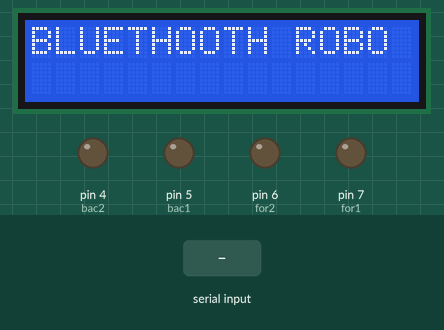
Simulated run of this sketch. Board: Arduino Uno, built with avr-gcc and run on an emulated ATmega328P. Parts: 16×2 character LCD, output pins drawn as LEDs (lit = HIGH). Inputs (shaded band) come from the test bench. What the sketch prints to the serial monitor is not drawn.

Above: at 2.2 s.
2.3 s: "1" received over Serial
At 3.5 s:
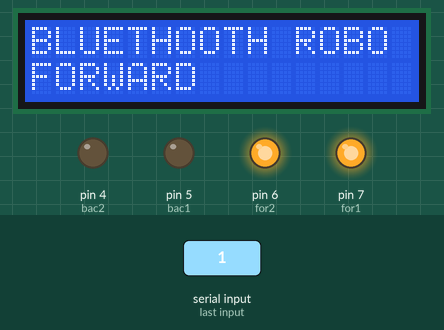
3.8 s: "2" received over Serial
At 4.8 s:
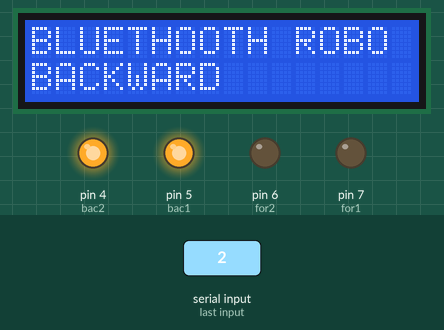
5.3 s: "3" received over Serial
At 5.9 s:
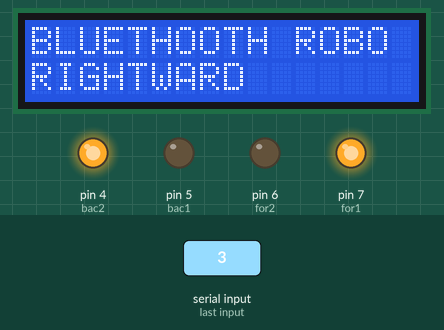
6.8 s: "4" received over Serial
At 7.1 s:
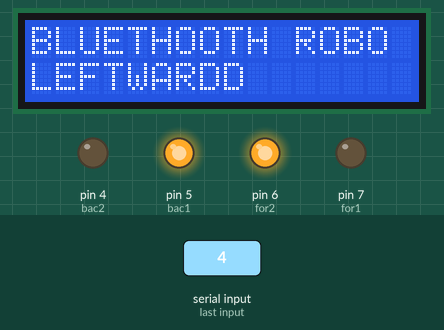
8.3 s: "0" received over Serial
At 9.4 s:
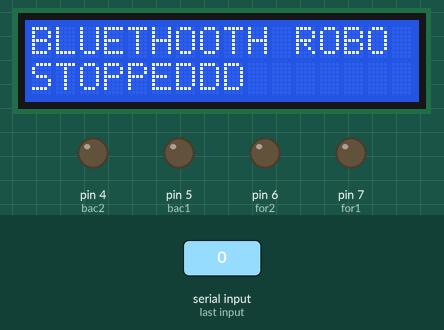
9.8 s: "1" received over Serial
At 10.5 s:
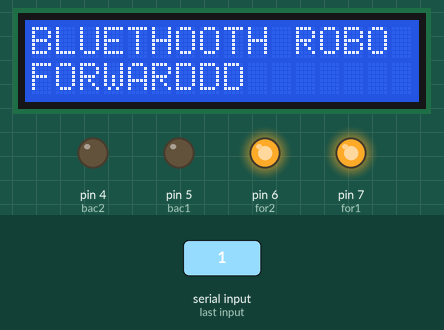
Timing chart, 0 to 12.3 s (numbered marks = the images above; inputs shaded):
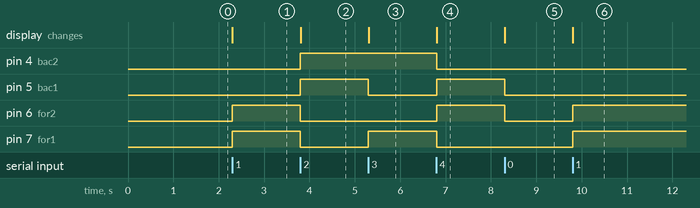

Measured:
- after the input at 2.3 s, pin 6 (for2), pin 7 (for1): LOW → HIGH at once; the display: changes at once (image 1)
- after the input at 3.8 s, pin 4 (bac2), pin 5 (bac1): LOW → HIGH at once; pin 6 (for2), pin 7 (for1): HIGH → LOW at once; the display: changes at once (image 2)
- after the input at 5.3 s, pin 5 (bac1): HIGH → LOW at once; pin 7 (for1): LOW → HIGH at once; the display: changes at once (image 3)
- after the input at 6.8 s, pin 4 (bac2), pin 7 (for1): HIGH → LOW at once; pin 5 (bac1), pin 6 (for2): LOW → HIGH at once; the display: changes at once (image 4)
- after the input at 8.3 s, pin 5 (bac1), pin 6 (for2): HIGH → LOW at once; the display: changes at once (image 5)
- after the input at 9.8 s, pin 6 (for2), pin 7 (for1): LOW → HIGH at once; the display: changes at once (image 6)

The sketch:

BLUETOOTH_ROBO.ino
```cpp
#include <LiquidCrystal.h>
#define for1 7
#define for2 6
#define bac1 5
#define bac2 4
LiquidCrystal lcd(13,12,11,10,9,8);
void setup() {
  pinMode(for1, OUTPUT);
  pinMode(for2, OUTPUT);
  pinMode(bac1, OUTPUT);
  pinMode(bac2, OUTPUT);
  Serial.begin(9600);
  Serial.println("Enter '1'-FORWARD");
  Serial.println("Enter '2'-BACKWARD");
  Serial.println("Enter '3'-RIGHTWARD");
  Serial.println("Enter '4'-BACKWARD");
  Serial.println("Enter '0'-STOP");
  lcd.begin(16,2);
  lcd.setCursor(0,0);
  lcd.print("BLUETHOOTH ROBO");
  digitalWrite(for1, LOW);
      digitalWrite(for2, LOW);
      digitalWrite(bac1, LOW);
      digitalWrite(bac2, LOW);
      delay(1000);

}

void loop() {
  lcd.setCursor(0, 1);
  if (Serial.available() > 0) {
    char cmd = Serial.read();
    if (cmd == '1') {
      digitalWrite(for1, HIGH);
      digitalWrite(for2, HIGH);
      digitalWrite(bac1, LOW);
      digitalWrite(bac2, LOW);
      Serial.println("Entered 1");
      Serial.println("moving forward....");

  lcd.print("FORWARD");
    }
    else if (cmd == '2') {
      digitalWrite(for1, LOW);
      digitalWrite(for2, LOW);
      digitalWrite(bac1, HIGH);
      digitalWrite(bac2, HIGH);
      Serial.println("Entered 2");
      Serial.println("moving backward....");

  lcd.print("BACKWARD");
    }
    else if (cmd == '0') {
      digitalWrite(for1, LOW);
      digitalWrite(for2, LOW);
      digitalWrite(bac1, LOW);
      digitalWrite(bac2, LOW);
      Serial.println("Entered 0");
      Serial.println(" stoped moving ....");

  lcd.print("STOPPED");
    }
    else if (cmd == '3') {
      digitalWrite(for1, HIGH);
      digitalWrite(for2, LOW);
      digitalWrite(bac1, LOW);
      digitalWrite(bac2, HIGH);
      Serial.println("Entered 3");
      Serial.println("moving rightward....");

      lcd.print("RIGHTWARD");
    }
    else if (cmd == '4') {
      digitalWrite(for1, LOW);
      digitalWrite(for2, HIGH);
      digitalWrite(bac1, HIGH);
      digitalWrite(bac2, LOW);
      Serial.println("Entered 4");
      Serial.println("moving leftward....");

      lcd.print("LEFTWARD");
    }
    else{

      lcd.print("Invalid        ");
      Serial.println("invalid command print again...");
    }
    delay(500);
}
}
```
